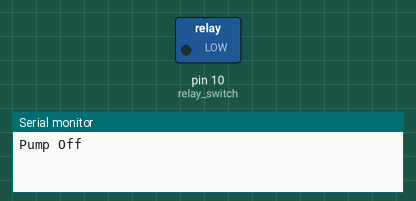
This sketch was run on a simulated Arduino Uno, built with avr-gcc and run on an emulated ATmega328P. Parts: switched loads named in the sketch (green lamp = pin HIGH), the last lines printed to the serial monitor.

Above: at 1.0 s.
At 5.5 s:
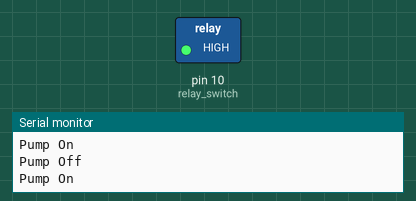
Timing chart, 0 to 6.9 s (numbered marks = the images above):
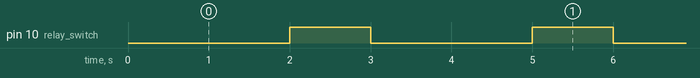

Measured:
- by itself, pin 10 (relay_switch): alternates HIGH for 1.0 s and LOW for 2.0 s

The sketch:

pumptest2.ino
```cpp
// Baja Team Controls Subteam
// Control system for Solar Water Heater
// It turns on/off the pump based on temperature

//int water_in = 1;                 //hot water goes to pin 1
//int  water_out = 2;                //cold water goes to pin 2

const int relay_switch = 10;               //pump out from pin 10

void setup() {
//  pinMode(water_in, INPUT);             //define pin 1 as input
//  pinMode(water_out, INPUT);            //defin pin 2 as input
  pinMode(relay_switch, OUTPUT);        // define pump as output
  Serial.begin(9600);                   // speed of information being passed (baud rate)

}

void loop() {

  digitalWrite(relay_switch, LOW);
  Serial.println("Pump Off");
  delay(2000);

  digitalWrite(relay_switch, HIGH);
  Serial.println("Pump On");
  delay(1000);


//int  water_in_read = analogRead(water_in);     //water in temperature reading
//int  water_out_read = analogRead(water_out);   //water out temperature reading
//
//  if (water_out_read > water_in_read){
//    digitalWrite(relay_switch,HIGH);
//    }
//  else if (water_out_read < 0.8*water_in_read) {
//      digitalWrite(relay_switch,LOW);
//      }
//  else  {
//          delay(600000);
//          if (water_out_read <= water_in_read) {
//            digitalWrite(relay_switch,LOW);
//          }
//          else {
//            digitalWrite(relay_switch,HIGH);
//          }
//  }
 }
```
